Frame 1 (no input): blank canvas, image omitted
Frame 60 (the mouse pressed at the canvas centre just before this capture): blank canvas, image omitted
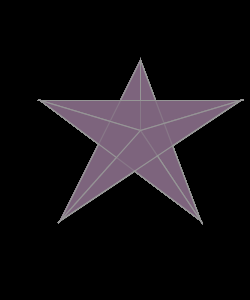
Frame 120 (the mouse held since frame 60 and released just before this capture)

The Processing sketch whose frames 1 and 60 were blank and that drew this single picture after the mouse press (run headless with seeded random() and noise(); from frame 60 on, the mouse is pressed at the canvas centre):

// Processing sketch: processing_185316
// ── processing_185316.pde

void setup() {  //setup function called initially, only once
  size(250, 300);
  background(0);  //set background white
}
void draw() { 
smooth();
fill(pmouseX,100,mouseX,mouseY);
stroke(pmouseY);
triangle(140,60,140,130,60,220);
triangle(140,60,140,130,200,220);
triangle(40,100,240,100,140,130);
triangle(140,130,40,100,200,220);
triangle(140,130,60,220,240,100);

}
